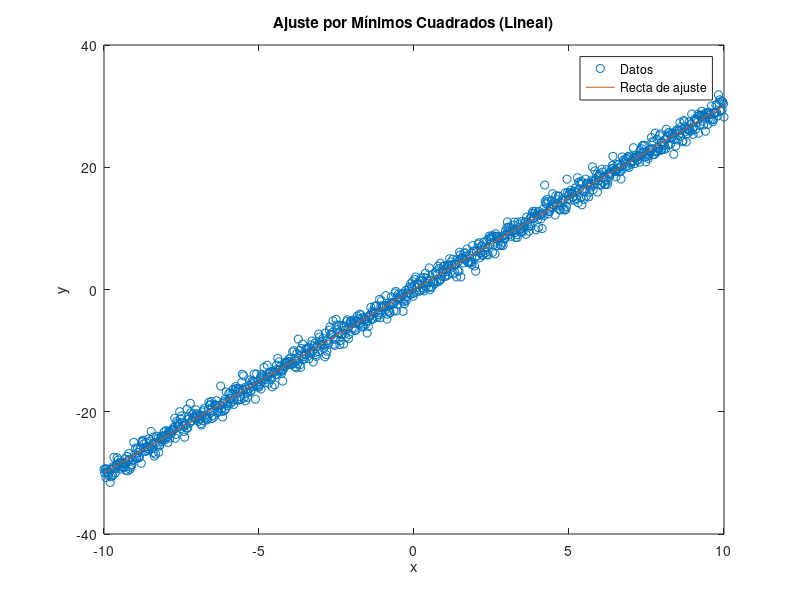

The MATLAB script that drew this image:
clear all
close all
clc

% Número de datos

n = 1000; 

% Generar puntos de datos
x = linspace(-10, 10, n); % 50 puntos en el intervalo [-10, 10]
y = (3) * x + randn(1, n); % Generar datos de acuerdo a y = 3x con algo de ruido

% Ajuste de la recta y = ax + b
sx = sum(x);
sy = sum(y);
sx2 = sum(x.^2);
sxy = sum(x .* y);

% Resolver el sistema de ecuaciones
a = (n * sxy - sx * sy) / (n * sx2 - sx^2);
b = (sy - a * sx) / n;

% Mostrar la recta de ajuste
fprintf('La recta de ajuste es y = %.6fx + %.6f\n', a, b);

% Graficar los puntos y la recta de ajuste
plot(x, y, 'o'); % Puntos de datos
hold on;
plot(x, a*x + b, '-'); % Recta de ajuste
hold off;
xlabel('x');
ylabel('y');
title('Ajuste por Mínimos Cuadrados (Lineal)');
legend('Datos', 'Recta de ajuste');
